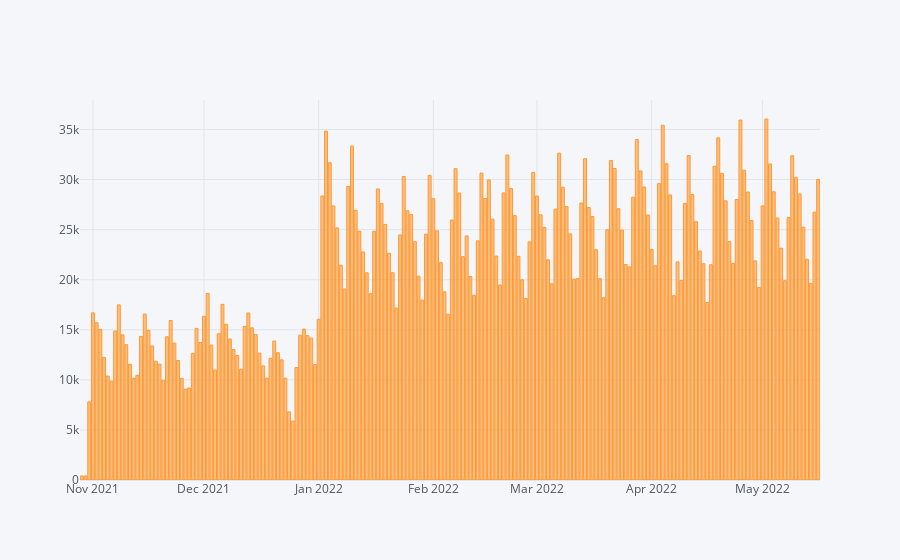

Notebook code for this chart:
### Code cell
data_paths = glob.glob('../PostHog/data/*.csv')
frames = [pd.read_csv(path, names=['title', 'language', 'icon', 'id', 'timestamp']) for path in data_paths]
data = pd.concat(frames)
data = data.drop_duplicates(subset=['id'])
data['timestamp'] = pd.to_datetime(data['timestamp'])
data['title'] = data['title'].str.strip()
data.head()
data.groupby(pd.Grouper(key='timestamp', axis=0, freq='1D'))['id'].count().iplot(kind='bar')

### Figure 1 — Plotly figure (JSON) as saved in the notebook; plotly's stock layout.template omitted (floating-point values rounded to 4 significant figures; data arrays with more than 128 entries replaced by an {"elided": "..."} marker saying what was removed)
{"data": [{"marker": {"color": "rgba(255, 153, 51, 0.6)", "line": {"color": "rgba(255, 153, 51, 1.0)", "width": 1}}, "name": "id", "orientation": "v", "text": "", "type": "bar", "x": {"elided": "200 str values"}, "y": {"elided": "200 int values"}}], "layout": {"legend": {"bgcolor": "#F5F6F9", "font": {"color": "#4D5663"}}, "paper_bgcolor": "#F5F6F9", "plot_bgcolor": "#F5F6F9", "title": {"font": {"color": "#4D5663"}}, "xaxis": {"gridcolor": "#E1E5ED", "showgrid": true, "tickfont": {"color": "#4D5663"}, "title": {"font": {"color": "#4D5663"}, "text": ""}, "zerolinecolor": "#E1E5ED"}, "yaxis": {"gridcolor": "#E1E5ED", "showgrid": true, "tickfont": {"color": "#4D5663"}, "title": {"font": {"color": "#4D5663"}, "text": ""}, "zerolinecolor": "#E1E5ED"}}}
